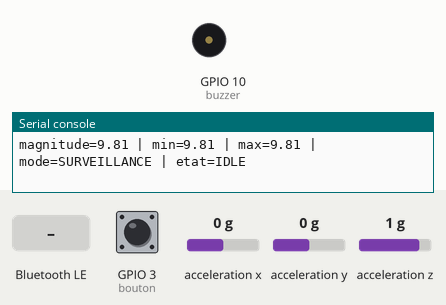
The program below on a simulated ESP32 board running MicroPython. Parts: buzzer (waves = sounding), the last lines printed to the serial console. Inputs (shaded band) come from the test bench; at power-on: acceleration z 1 g, GPIO 3 (bouton) HIGH, acceleration x 0 g, acceleration y 0 g. Nothing arrives over Bluetooth unless stated; library files of the repository ran but are not shown: 1 file(s).

Above: at 1.3 s.
1.4 s: "TEST_BUZZER" written over Bluetooth
At 1.55 s:
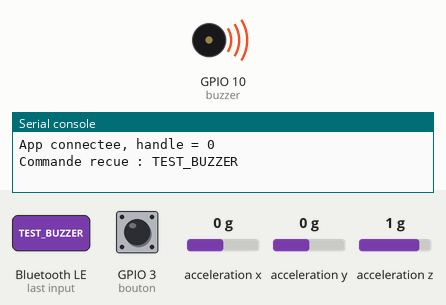
3.2 s: acceleration z set to 0 g
5.0 s: GPIO 3 (bouton) pulled LOW for 0.15 s
6.6 s: GPIO 3 (bouton) pulled LOW for 1 s
9.1 s: "1" written over Bluetooth
10.6 s: "on" written over Bluetooth
Timing chart, 0 to 13.6 s (numbered marks = the images above; inputs shaded):
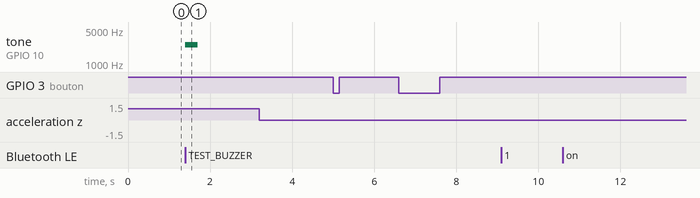

Measured:
- after the input at 1.4 s, tone on GPIO 10 (buzzer): silent → 2500 Hz at once, → silent 0.30 s later

The program:

main.py
```python
"""
NeckLife - main.py
Point d'entree du firmware. Relie l'IMU (MPU6050), le buzzer, le bouton
et le module fall_detector.py (deja valide par les tests unitaires).
Comportement :
  - Detection de chute (chute libre + impact) -> le buzzer sonne
  - Appui bouton -> coupe le buzzer, reinitialise le detecteur, pause 10 secondes
  - Apres 10 secondes -> surveillance reprise
"""

from machine import Pin, I2C, PWM
import time
from fall_detector import FallDetector, calculate_vector_magnitude
from ble_server import BleServer
# --- Configuration pins ---
SCL_PIN = 7
SDA_PIN = 6
BUZZER_PIN = 10
BOUTON_PIN = 3

# --- Configuration IMU (MPU6050) ---
MPU_ADDR = 0x68
PWR_MGMT_1 = 0x6B
ACCEL_XOUT_H = 0x3B
G = 9.81  # conversion g -> m/s^2 (unite attendue par fall_detector.py)

# --- Configuration buzzer/bouton ---
FREQUENCE_BUZZER = 2500
PAUSE_APRES_ARRET_MS = 10000  # 10 secondes
INTERVALLE_AFFICHAGE_MS = 200  # frequence d'affichage debug dans le terminal

# --- Initialisation IMU ---
i2c = I2C(0, scl=Pin(SCL_PIN), sda=Pin(SDA_PIN), freq=400000)
print("Scan I2C :", [hex(a) for a in i2c.scan()])
i2c.writeto_mem(MPU_ADDR, PWR_MGMT_1, b'\x00')
time.sleep_ms(100)

# --- Initialisation buzzer/bouton ---
buzzer = PWM(Pin(BUZZER_PIN))
buzzer.freq(FREQUENCE_BUZZER)
buzzer.duty(0)  # force le buzzer eteint des l'init

bouton = Pin(BOUTON_PIN, Pin.IN, Pin.PULL_UP)


def buzzer_on():
    buzzer.duty(512)


def buzzer_off():
    buzzer.duty(0)


def lire_word_signe(data, offset):
    valeur = (data[offset] << 8) | data[offset + 1]
    if valeur >= 0x8000:
        valeur -= 0x10000
    return valeur


def lire_acceleration_ms2():
    """Retourne ax, ay, az en m/s^2 (unite attendue par fall_detector.py)."""
    data = i2c.readfrom_mem(MPU_ADDR, ACCEL_XOUT_H, 6)
    ax = (lire_word_signe(data, 0) / 16384.0) * G
    ay = (lire_word_signe(data, 2) / 16384.0) * G
    az = (lire_word_signe(data, 4) / 16384.0) * G
    return ax, ay, az


NOMS_ETAT = {0: "IDLE", 1: "CHUTE", 2: "ALERTE"}

# --- Etats systeme (au-dessus de la logique interne du FallDetector) ---
MODE_SURVEILLANCE = 0
MODE_ALARME = 1
MODE_PAUSE = 2
NOMS_MODE = {0: "SURVEILLANCE", 1: "ALARME", 2: "PAUSE"}

def gerer_commande_ble(commande):
    if commande == "TEST_BUZZER":
        buzzer_on()
        time.sleep_ms(300)
        buzzer_off()

detecteur = FallDetector(fenetre_ms=500)
ble = BleServer(sur_commande=gerer_commande_ble)
mode = MODE_SURVEILLANCE
debut_pause = None
etat_bouton_precedent = 1
dernier_affichage = 0
magnitude_min_periode = 9999.0
magnitude_max_periode = 0.0

print("Systeme NeckLife demarre. Surveillance en cours...")

while True:
    maintenant = time.ticks_ms()

    # --- Lecture bouton (edge detection, TOUJOURS active) ---
    etat_bouton_actuel = bouton.value()
    appui_detecte = (etat_bouton_precedent == 1 and etat_bouton_actuel == 0)
    etat_bouton_precedent = etat_bouton_actuel

    if appui_detecte:
        print(">>> Bouton appuye (mode actuel :", NOMS_MODE[mode], ")")
        buzzer_off()
        detecteur.reinitialiser()
        debut_pause = maintenant
        mode = MODE_PAUSE
        print("Alarme coupee. Pause de 10 secondes...")
        time.sleep_ms(200)  # anti-rebond

    # --- Lecture IMU ---
    ax, ay, az = lire_acceleration_ms2()
    magnitude = calculate_vector_magnitude(ax, ay, az)

    if magnitude < magnitude_min_periode:
        magnitude_min_periode = magnitude
    if magnitude > magnitude_max_periode:
        magnitude_max_periode = magnitude

    # --- Affichage debug periodique ---
    if time.ticks_diff(maintenant, dernier_affichage) >= INTERVALLE_AFFICHAGE_MS:
        print("magnitude={:.2f} | min={:.2f} | max={:.2f} | mode={} | etat={}".format(
            magnitude, magnitude_min_periode, magnitude_max_periode,
            NOMS_MODE[mode], NOMS_ETAT[detecteur.etat]))
        dernier_affichage = maintenant
        magnitude_min_periode = 9999.0
        magnitude_max_periode = 0.0

    if mode == MODE_SURVEILLANCE:
        alerte = detecteur.traiter_mesure(ax, ay, az)
        if alerte:
            print("!!! CHUTE DETECTEE !!! Declenchement de l'alarme.")
            buzzer_on()
            mode = MODE_ALARME
            ble.notifier_chute()
    elif mode == MODE_PAUSE:
        if time.ticks_diff(maintenant, debut_pause) >= PAUSE_APRES_ARRET_MS:
            mode = MODE_SURVEILLANCE
            print("Pause terminee : surveillance reprise.")

    time.sleep_ms(20)
```

fall_detector.py
```python
"""
NeckLife - Detecteur de chute
Module utilise pour le calcul de detection de chute (dossier RNCP).

Algorithme :
  1. Chute libre = magnitude de l'acceleration en dessous du seuil SEUIL_CHUTE_LIBRE
  2. Impact = magnitude au-dessus du seuil SEUIL_IMPACT, survenant dans la fenetre
     de temps (fenetre_ms) suivant la chute libre
  -> Si les deux surviennent dans la fenetre : ALERTE (chute confirmee)

Unites : les valeurs ax, ay, az sont attendues en m/s^2 (gravite au repos = 9.81)
"""

import time
import math

SEUIL_CHUTE_LIBRE = 0.3  # m/s^2 - en dessous = quasi apesanteur (chute libre)
SEUIL_IMPACT = 3.0       # m/s^2 - au-dessus = choc / impact


def calculate_vector_magnitude(ax, ay, az):
    return math.sqrt(ax ** 2 + ay ** 2 + az ** 2)


def is_free_fall(magnitude, seuil=SEUIL_CHUTE_LIBRE):
    return magnitude < seuil


def is_impact(magnitude, seuil=SEUIL_IMPACT):
    return magnitude > seuil


class FallDetector:
    ETAT_IDLE = 0
    ETAT_CHUTE = 1
    ETAT_ALERTE = 2

    def __init__(self, fenetre_ms=500):
        self.fenetre_ms = fenetre_ms
        self.etat = self.ETAT_IDLE
        self._timestamp_chute = None

    def traiter_mesure(self, ax, ay, az):
        """
        A appeler a chaque nouvelle mesure IMU.
        Retourne True uniquement au moment ou l'alerte se declenche
        (transition CHUTE -> ALERTE).
        """
        magnitude = calculate_vector_magnitude(ax, ay, az)
        maintenant = time.ticks_ms()

        if self.etat == self.ETAT_IDLE:
            if is_free_fall(magnitude):
                self.etat = self.ETAT_CHUTE
                self._timestamp_chute = maintenant
            return False

        if self.etat == self.ETAT_CHUTE:
            delta = time.ticks_diff(maintenant, self._timestamp_chute)
            if delta > self.fenetre_ms:
                # Fenetre expiree sans impact -> on repart de zero
                self.etat = self.ETAT_IDLE
                self._timestamp_chute = None
                return False
            if is_impact(magnitude):
                self.etat = self.ETAT_ALERTE
                return True
            return False

        # ETAT_ALERTE : reste en alerte tant qu'on n'appelle pas reinitialiser()
        return False

    def reinitialiser(self):
        """Remet le detecteur en veille. A appeler apres traitement de l'alerte
        (typiquement quand l'utilisateur coupe le buzzer)."""
        self.etat = self.ETAT_IDLE
        self._timestamp_chute = None
```

ble_server.py
```python
"""
NeckLife ble_server.py
Serveur BLE (peripherique GATT) pour le collier NeckLife.
Diffuse le service NeckLife et permet a l'app Flutter de :
  - recevoir une notification "CHUTE_DETECTEE" (caracteristique alerte)
  - envoyer des commandes comme "TEST_BUZZER" (caracteristique commandes)

UUID et format alignes sur flutter_application_necklife/lib/core/ble/ble_manager.dart
"""

import bluetooth
from micropython import const
import struct

# --- Evenements IRQ BLE ---
_IRQ_CENTRAL_CONNECT = const(1)
_IRQ_CENTRAL_DISCONNECT = const(2)
_IRQ_GATTS_WRITE = const(3)

# --- UUID (doivent correspondre exactement a ble_manager.dart) ---
_UUID_SERVICE_NECKLIFE = bluetooth.UUID("12345678-1234-1234-1234-123456789abc")
_UUID_CARAC_ALERTE = bluetooth.UUID("12345678-1234-1234-1234-123456789abd")
_UUID_CARAC_COMMANDES = bluetooth.UUID("12345678-1234-1234-1234-123456789abe")

# --- Flags des caracteristiques (norme BLE GATT) ---
_FLAG_READ = const(0x0002)
_FLAG_WRITE = const(0x0008)
_FLAG_NOTIFY = const(0x0010)

_CARAC_ALERTE = (
    _UUID_CARAC_ALERTE,
    _FLAG_READ | _FLAG_NOTIFY,
)
_CARAC_COMMANDES = (
    _UUID_CARAC_COMMANDES,
    _FLAG_WRITE,
)
_SERVICE_NECKLIFE = (
    _UUID_SERVICE_NECKLIFE,
    (_CARAC_ALERTE, _CARAC_COMMANDES),
)

NOM_COLLIER = "NeckLife-Collier"


def _construire_payload(champs):
    """Construit un payload BLE (liste de tuples (type_champ, valeur))."""
    payload = bytearray()
    for type_champ, valeur in champs:
        payload.extend(struct.pack("BB", len(valeur) + 1, type_champ) + valeur)
    return payload


def _construire_adv_data(uuids=None):
    """Paquet d'advertising principal : flags + UUID service (max 31 octets)."""
    champs = [(0x01, struct.pack("B", 0x06))]  # flags : BLE uniquement, decouvrable
    if uuids:
        for uuid in uuids:
            champs.append((0x07, bytes(uuid)))  # UUID service complet (128 bits)
    return _construire_payload(champs)


def _construire_resp_data(nom):
    """Paquet de scan response : le nom du collier (paquet separe, max 31 octets)."""
    return _construire_payload([(0x09, nom.encode())])


class BleServer:
    def __init__(self, nom=NOM_COLLIER, sur_commande=None):
        """
        sur_commande : fonction callback(commande: str) appelee quand une
        commande est recue depuis l'app (ex: "TEST_BUZZER")
        """
        self._ble = bluetooth.BLE()
        self._ble.active(True)
        self._ble.irq(self._irq)

        ((self._handle_alerte, self._handle_commandes),) = self._ble.gatts_register_services(
            (_SERVICE_NECKLIFE,)
        )

        self._connexions = set()
        self._sur_commande = sur_commande
        self._nom = nom

        self._demarrer_advertising()
        print("BLE demarre, diffusion en tant que", nom)

    def _demarrer_advertising(self):
        adv_data = _construire_adv_data(uuids=[_UUID_SERVICE_NECKLIFE])
        resp_data = _construire_resp_data(self._nom)
        self._ble.gap_advertise(100000, adv_data=adv_data, resp_data=resp_data)  # intervalle ~100ms

    def _irq(self, event, data):
        if event == _IRQ_CENTRAL_CONNECT:
            conn_handle, _, _ = data
            self._connexions.add(conn_handle)
            print("App connectee, handle =", conn_handle)

        elif event == _IRQ_CENTRAL_DISCONNECT:
            conn_handle, _, _ = data
            self._connexions.discard(conn_handle)
            print("App deconnectee, handle =", conn_handle)
            self._demarrer_advertising()  # relancer pour permettre une reconnexion

        elif event == _IRQ_GATTS_WRITE:
            conn_handle, attr_handle = data
            if attr_handle == self._handle_commandes:
                valeur = self._ble.gatts_read(self._handle_commandes)
                commande = valeur.decode().strip()
                print("Commande recue :", commande)
                if self._sur_commande:
                    self._sur_commande(commande)

    def notifier_chute(self):
        """A appeler quand fall_detector.py detecte une chute."""
        message = b"CHUTE_DETECTEE"
        self._ble.gatts_write(self._handle_alerte, message)
        for conn_handle in self._connexions:
            self._ble.gatts_notify(conn_handle, self._handle_alerte, message)

    def est_connecte(self):
        return len(self._connexions) > 0
```
